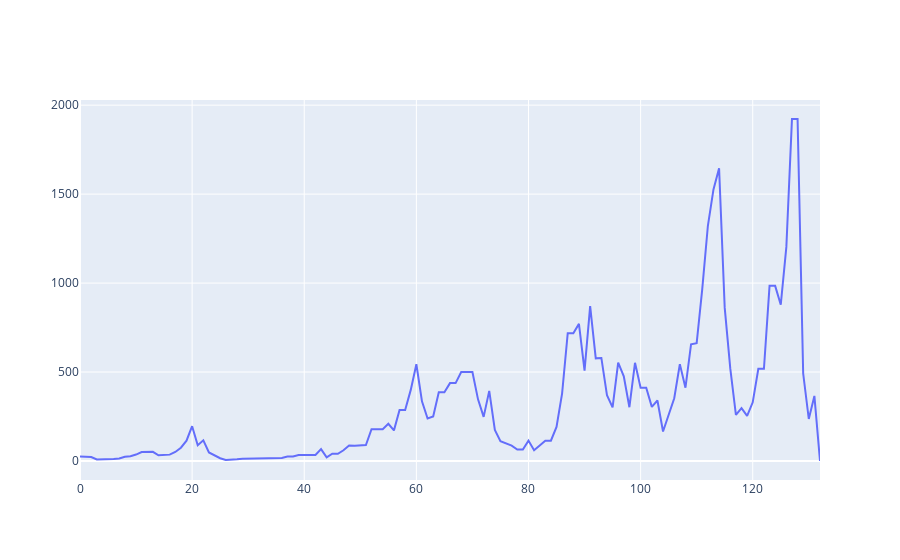

The notebook cell this image was saved under:
### Code cell
# Trained Agent
observation = env.reset()
for t in range(1000):
    action = agent.compute_action(observation)
    observation, reward, done, info = env.step(action)
    print(reward, action, observation)
    if done:
        break
env.render()

### Figure 1 — Plotly figure (JSON) as saved in the notebook; plotly's stock layout.template omitted (floating-point values rounded to 4 significant figures; data arrays with more than 128 entries replaced by an {"elided": "..."} marker saying what was removed)
{"data": [{"type": "scatter", "x": {"elided": "133 int values"}, "y": {"elided": "133 float values"}}], "layout": {"autosize": true, "xaxis": {"autorange": true, "range": [0, 132], "type": "linear"}, "yaxis": {"autorange": true, "range": [-106.8, 2029.0], "type": "linear"}}}
